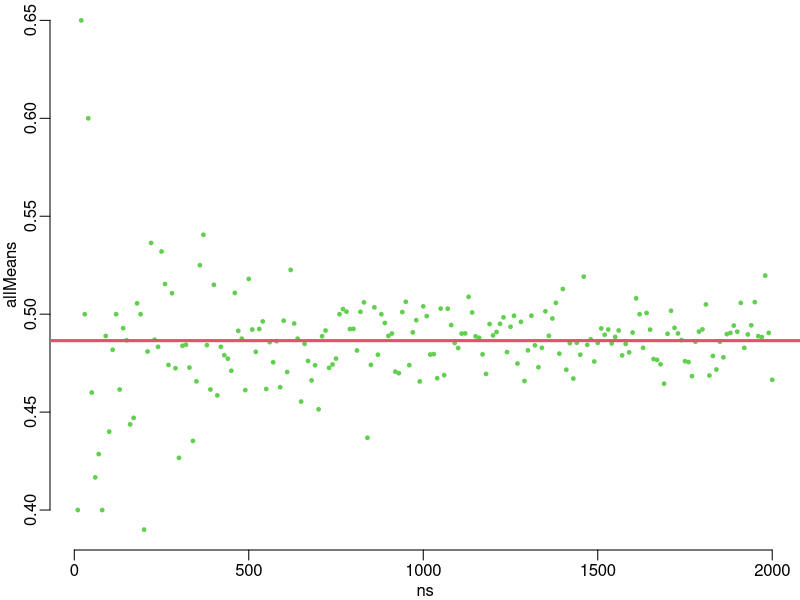

This figure's R source:
#label===roulette-sample
set.seed(75473)
n <- 40
samp2 <- rbinom(n, size=1, prob=18/37)
cat("Mean=",mean(samp2), ", SD=",sd(samp2),"\n")
#===end

pdf("images/chapter_4/LLNroulette.pdf")
par(mar = c(2.5, 2.5, 0, 0), mgp = c(1.5, 0.5, 0))
#label===roulette-lln-sim
set.seed(95473)
ns <- seq(10, 2000, by=10)
L <- length(ns)
allMeans <- rep(0, L)
for (i in 1:L) {
  samp <- rbinom(ns[i], size=1, prob=18/37) # (@\wingding{1}@)
  allMeans[i] <- mean(samp)
}
plot(ns, allMeans, pch=19, cex=0.5, col=3, axes=FALSE)
axis(1); axis(2)
abline(h=18/37, lwd=3,col=2)
#===end
dev.off()

#label===roulette-winnings
set.seed(15472)
n <- 10000
roulette <- rbinom(n, 1, 18/37)
cat("Prob. win=", mean(roulette),"\n")
cat("Paid: ", prettyNum(n, big.mark=","), "dollars . Won: ", sum(roulette), "times.", "Total gain:", prettyNum(2*sum(roulette), big.mark = ","), "dollars. Net gain/loss:", prettyNum(2*sum(roulette)-n,big.mark = ","),"\n")
#===end
